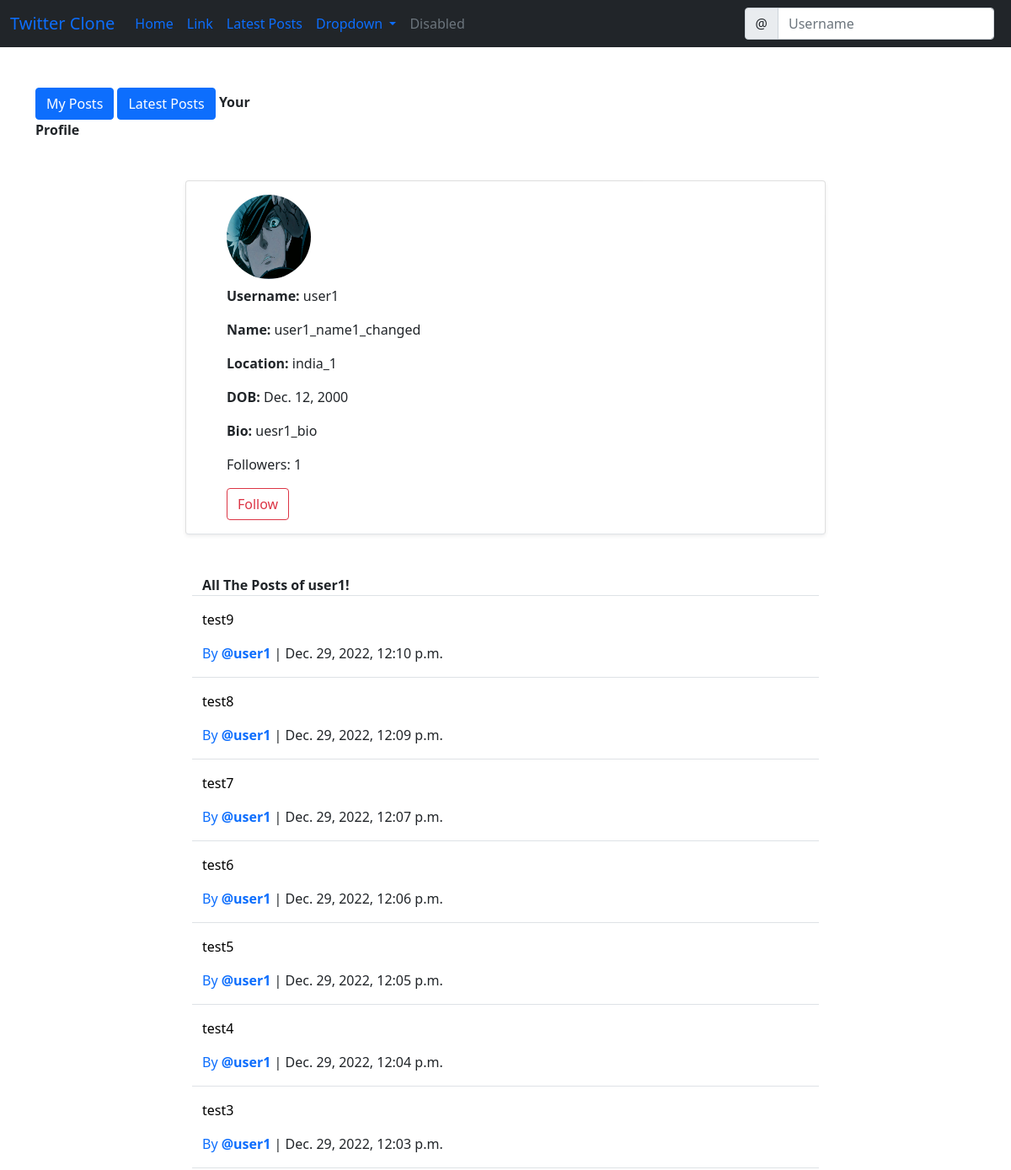
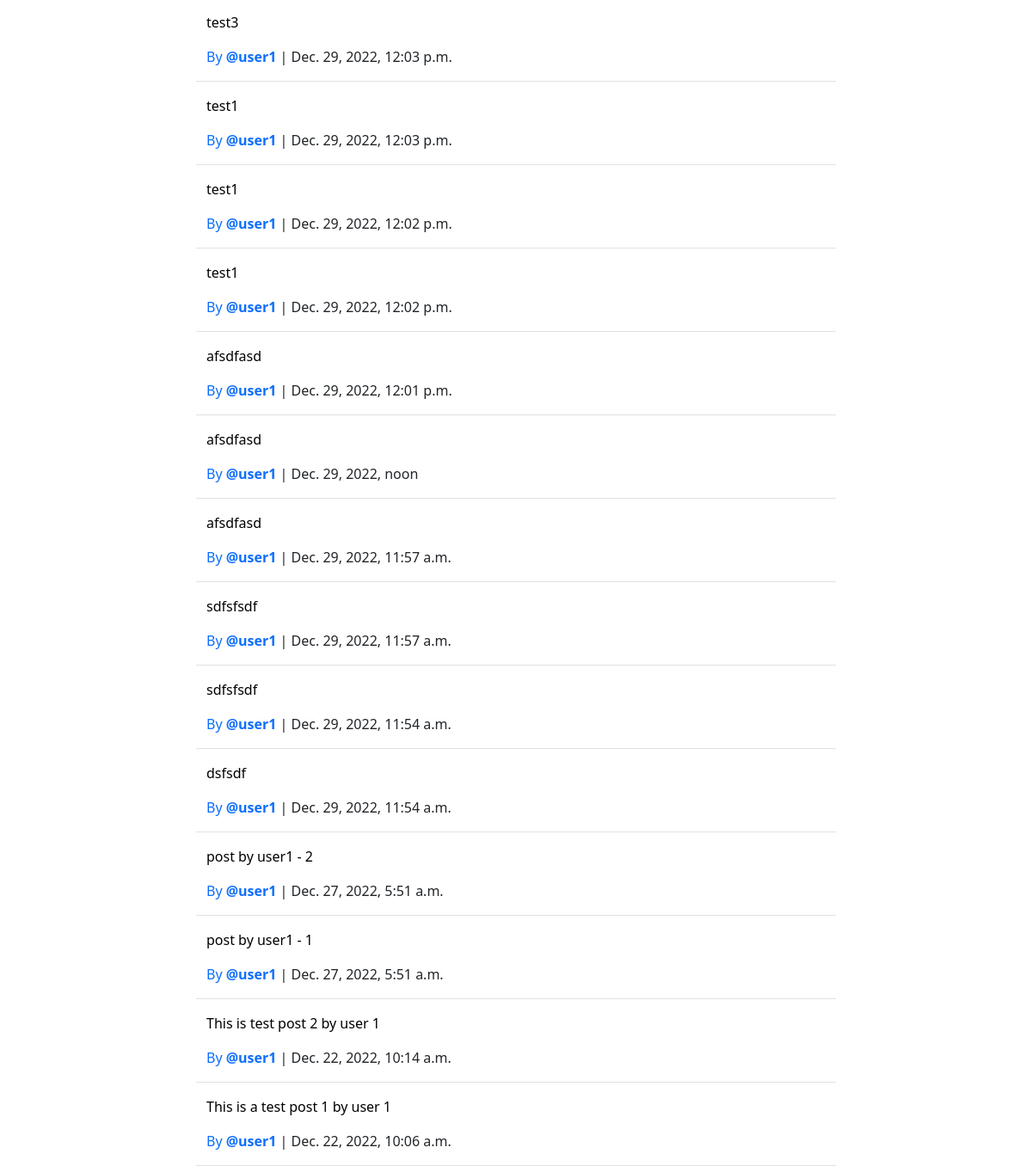
The page /profile/2 on the database its author committed (2 pictures, top to bottom).
### social/models.py (models this page shows)
class UserProfile(models.Model):
    user = models.OneToOneField(User, primary_key=True, verbose_name='user', related_name='profile', on_delete=models.CASCADE)
    name = models.CharField(max_length=30, blank=True, null=True)
    bio = models.TextField(max_length=500, blank=True, null=True)
    birth_date = models.DateField(null=True, blank=True)
    location = models.CharField(max_length=100, blank=True, null=True)
    picture = models.ImageField(upload_to='uploads/profile_pictures', default='uploads/profile_pictures/blank-profile-picture.png', blank=True)
    followers = models.ManyToManyField(User, blank=True, related_name='followers')

class Post(models.Model):
    body = models.TextField()
    created_on = models.DateTimeField(default=timezone.now)
    author = models.ForeignKey(User, on_delete=models.CASCADE)
    likes = models.ManyToManyField(User, blank=True, related_name="likes")
    dislikes = models.ManyToManyField(User, blank=True, related_name="dislikes")
    @staticmethod
    def get_post_data(filter_type, filter_by=None):
        if filter_type == "filter":
            return Post.objects.filter(author=filter_by).order_by('-created_on') #ordered by latest date
        elif filter_type == "get":
            return Post.objects.get(id=filter_by)
        elif filter_type == "all":
            return Post.objects.all().order_by('-created_on')
        else:
            raise Exception("not valid input")

### social/views.py (the view)
# urls.py: path('profile/<int:pk>', ProfileView.as_view(), name='profile'),
class ProfileView(View):
    def get(self, request, pk, *args, **kwargs):
        profile = UserProfile.objects.get(pk=pk) # If primary key matches then store the object into profile
        user = profile.user
        followers = profile.followers.all()
        number_of_followers = len(followers)
        if number_of_followers == 0:
            is_following = False
        else:
            for follower in followers:
                if follower == request.user:
                    is_following = True
                    break
                else:
                    is_following = False
        try:
            posts = Post.get_post_data("filter", profile.user)
        except:
            post = None
            return render(request, "social/error_page.html")
        context = {
            'profile': profile,
            'user': user,
            'posts': posts,
            'number_of_followers': number_of_followers,
            'is_following': is_following
        }
        return render(request, 'social/profile.html', context)

### templates/social/profile.html (shortened to what this page needs)
{% extends 'base.html' %}
{% block content %}
<div class="container">
    <div class="row mt-5">
        <div class="col-md-3 col-sm-6">
            <a href="{% url 'my-post-list' %}" class="btn btn-primary">My Posts</a>
            <a href="{% url 'latest-post-list' %}" class="btn btn-primary">Latest Posts</a>
           <strong>Your Profile</strong>
        </div>
    </div>
    <div class="row justify-content-center mt-5">
        <div class="card shadow-sm col-md-8 col-sm-12 border-bottom px-5 pt-3 pb-3">
            <img src="{{ profile.picture.url }}" alt="" class="rounded-circle" width="100", height="100" />
            {% if profile.user %}
            <p class="mt-2"><strong>Username: </strong> {{ profile.user }}</p>
            {% endif %}
            {% if profile.name %}
            <p class=""><strong>Name: </strong> {{ profile.name }}</p>
            {% else %}
            <p class=""><strong>Name: </strong></p>
            {% endif %}
            {% if profile.location %}
            <p class=""><strong>Location: </strong> {{ profile.location }}</p>
            {% else %}
            <p class=""><strong>Location: </strong></p>
            {% endif %}
            {% if profile.birth_date %}
            <p class=""><strong>DOB: </strong> {{ profile.birth_date }}</p>
            {% else %}
            <p class=""><strong>DOB: </strong></p>
            {% endif %}
            {% if profile.bio %}
            <p class=""><strong>Bio: </strong> {{ profile.bio }}</p>
            {% else %}
            <p class=""><strong>Bio: </strong></p>
            {% endif %}
            <div class="">
                <p>Followers: {{ number_of_followers }}</p>
                {% if user == request.user %}
                {% else %}
                    {% if is_following %}
                        <form action="{% url 'remove-follower' profile.pk %}" method="post">
                            {% csrf_token %}
                            <button class="btn btn-outline-danger">Unfollow</button>
                        </form>
                    {% else %}
                        <form action="{% url 'add-follower' profile.pk %}" method="post">
                            <button class="btn btn-outline-danger">Follow</button>
                        </form>
                    {% endif %}
                {% endif %}
            </div>
        </div>
    </div>
    <div class="container">
        <div class="row justify-content-center mt-5">
            <div class="col-md-8 col-sm-12 border-bottom">
             <strong>All The Posts of {{profile.user}}!</strong>
            </div>
    </div>
    {% for post in posts %}
    <div class="row justify-content-center mt-3">
        <div class="col-md-8 col-sm-12 border-bottom">
            <a href="{% url 'post-detail' post.id %}" style="color: black; text-decoration: none;">
                <p>{{ post.body }}</p>
                <p>
                    <a href="{% url 'profile' post.author.profile.pk %}" class="text-primary" style="text-decoration: none;">
                        By <strong>@{{ post.author }}</strong>
                    </a>
                    | {{ post.created_on }}
                </p>
            </a>
        </div>
    </div>
    {% endfor %}
</div>
{% endblock content %}

### rows shown on the page
UserProfile: picture (picture), user "user1", name "user1_name1_changed", location "india_1", birth_date "Dec. 12, 2000", bio "uesr1_bio"
Post: body "test9", author "user1", created_on "Dec. 29, 2022, 12:10 p.m."
Post: body "test8", author "user1", created_on "Dec. 29, 2022, 12:09 p.m."
Post: body "test7", author "user1", created_on "Dec. 29, 2022, 12:07 p.m."
Post: body "test6", author "user1", created_on "Dec. 29, 2022, 12:06 p.m."
Post: body "test5", author "user1", created_on "Dec. 29, 2022, 12:05 p.m."
Post: body "test4", author "user1", created_on "Dec. 29, 2022, 12:04 p.m."
Post: body "test3", author "user1", created_on "Dec. 29, 2022, 12:03 p.m."
Post: body "test3", author "user1", created_on "Dec. 29, 2022, 12:03 p.m."
Post: body "test1", author "user1", created_on "Dec. 29, 2022, 12:03 p.m."
Post: body "test1", author "user1", created_on "Dec. 29, 2022, 12:02 p.m."
Post: body "test1", author "user1", created_on "Dec. 29, 2022, 12:02 p.m."
Post: body "afsdfasd", author "user1", created_on "Dec. 29, 2022, 12:01 p.m."
Post: body "afsdfasd", author "user1", created_on "Dec. 29, 2022, noon"
Post: body "afsdfasd", author "user1", created_on "Dec. 29, 2022, 11:57 a.m."
Post: body "sdfsfsdf", author "user1", created_on "Dec. 29, 2022, 11:57 a.m."
Post: body "sdfsfsdf", author "user1", created_on "Dec. 29, 2022, 11:54 a.m."
Post: body "dsfsdf", author "user1", created_on "Dec. 29, 2022, 11:54 a.m."
Post: body "post by user1 - 2", author "user1", created_on "Dec. 27, 2022, 5:51 a.m."
Post: body "post by user1 - 1", author "user1", created_on "Dec. 27, 2022, 5:51 a.m."
Post: body "This is test post 2 by user 1", author "user1", created_on "Dec. 22, 2022, 10:14 a.m."
Post: body "This is a test post 1 by user 1", author "user1", created_on "Dec. 22, 2022, 10:06 a.m."

### other values the page prints
{{ number_of_followers }} "1"
